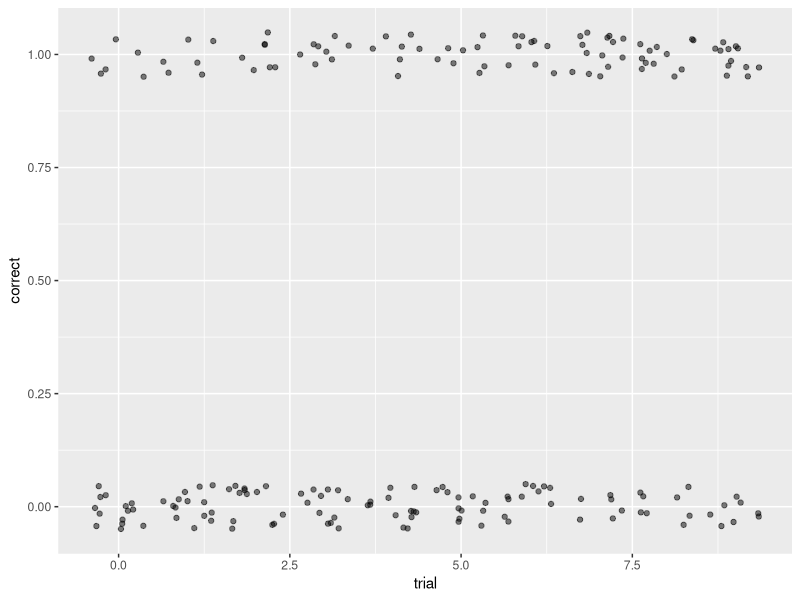
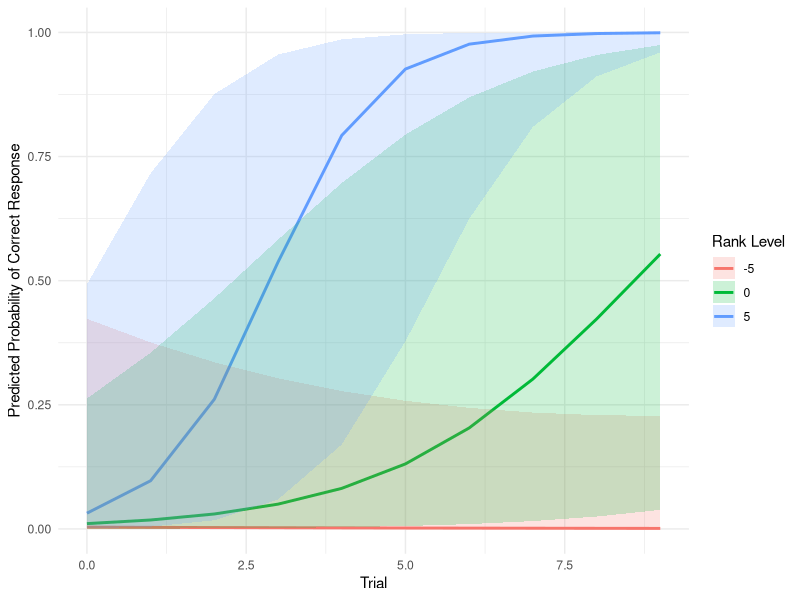

Write the R code that produced these figures, in order.
## ---- chunk 1
knitr::opts_chunk$set(echo = TRUE)
set.seed(1337)
library(tidyverse)
library(lme4)
## ---- chunk 2
n_individuals <- 20
n_trials <- 10
n_obs <- n_individuals * n_trials

# Create individual IDs
id <- rep(1:n_individuals, each = n_trials)

#simulate ranks for each id
rank <- rnorm(n_individuals, mean = 0, sd = 5)
rank <- rep(rank, each = n_trials)  # repeat for each trial

#simulate some random intercept on performance
random_effect <- rnorm(n_individuals, mean = 0, sd = .5)
random_effect <- rep(rank, each = n_trials)  # repeat for each trial

# create trial numbers
trial <- rep(0:(n_trials - 1), times = n_individuals)

# generate learning curves (logistic function with rank interaction)
beta_intercept <- -2       # baseline log-odds of correct response
beta_trial <- 0.5          # baseline learning rate
beta_rank_trial <- 0.15    # interaction: effect of rank on learning

# calculate log-odds of correct response
log_odds <- beta_intercept + random_effect + beta_trial * trial + beta_rank_trial * rank * trial

# convert to probabilities
prob_correct <- plogis(log_odds)

# simulate correct responses
correct <- rbinom(n_obs, size = 1, prob = prob_correct)

# create dataframe
df <- data.frame(id = as.factor(id), trial, rank, correct)
## ---- chunk 3
ggplot(df, aes(x=trial, y=correct))+
  geom_jitter(alpha=0.5, height=0.05)
## ---- chunk 4
model <- glmer(correct ~ trial * rank + (1 | id), data = df, family = binomial)
## ---- chunk 5
# since this is simulated data, we know these values already, but could equally use mean() and sd() functions
rank_mean <- 0
rank_sd <- 5
rank_values <- c(rank_mean - rank_sd, rank_mean, rank_mean + rank_sd)

# create new dataset for prediction
newdata <- expand.grid(
    trial = 0:(n_trials - 1),
    rank = rank_values
)
newdata$id <- NA  # set ID col to na since we're going to average out random effects anyway using re.form

# get predictions on the log-odds (link) scale
pred_link <- predict(model, newdata, type = "link", se.fit = TRUE, re.form = NA)

# convert fitted values to probability scale
newdata$pred <- plogis(pred_link$fit)

# compute confidence intervals on the log-odds scale and transform
newdata$lower <- plogis(pred_link$fit - 1.96 * pred_link$se.fit)  # 95% CI lower bound
newdata$upper <- plogis(pred_link$fit + 1.96 * pred_link$se.fit)  # 95% CI upper bound

# plot
ggplot(newdata, aes(x = trial, y = pred, color = as.factor(rank))) +
  geom_line(size = 1) +
  geom_ribbon(aes(ymin = lower, ymax = upper, fill = as.factor(rank)), alpha = 0.2, color = NA) +
  labs(
    x = "Trial",
    y = "Predicted Probability of Correct Response",
    color = "Rank Level",
    fill = "Rank Level"
  ) +
  theme_minimal()
